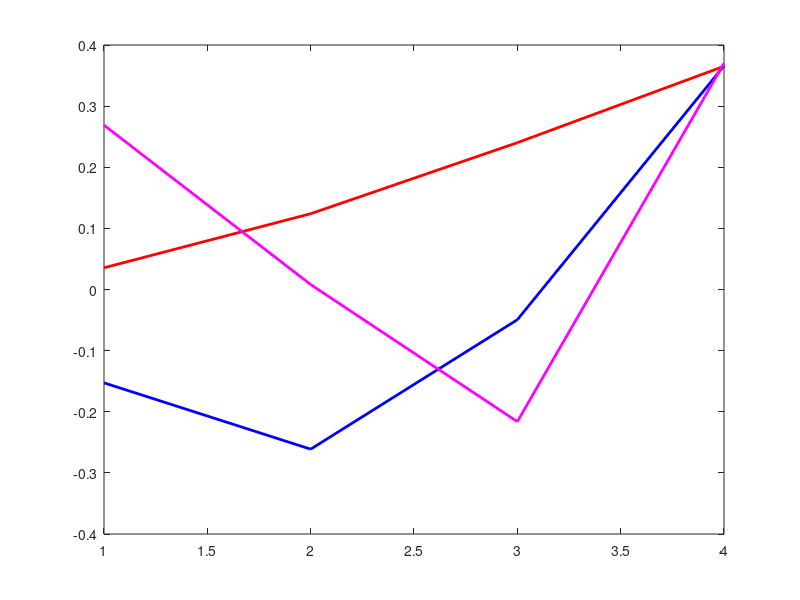

Here is the MATLAB script that generated this plot:
clear
%Material properties
den = 3000;
wd = 0.1;
ht = 0.2;
len = 0.5;
area = wd * ht;
E = 10^10;
I = (len*wd^3)/12;
n=input('Enter no of nodes :');
l = len/(n-1);
%Stiffness matrix and Mass matrix
M1 = (den*l*area/420)*[156 22*l 54 -13*l;22*l 4*l*l 13*l -3*l*l;54 13*l 156 -22*l;-13*l -3*l*l -22*l 4*l*l];
K1 = (E*I/l^3)*[12 6*l -12 6*l;6*l 4*l*l -6*l 2*l*l;-12 -6*l 12 -6*l;6*l 2*l*l -6*l 4*l*l];
K = zeros(2*n,2*n);
M = zeros(2*n,2*n);
for i=1:2:2*(n-1)
    for j=1:4
        for l=1:4
            K(i+j-1,i+l-1) = K(i+j-1,i+l-1) + K1(j,l); %Stiffness matrix
            M(i+j-1,i+l-1) = M(i+j-1,i+l-1) + M1(j,l); %Mass matrix
        end
    end
end
%boundary conditions
    K(1,:)=[];
    K(1,:)=[]; % Second row
    K(:,1)=[];
    K(:,1)=[]; % Second column
    M(1,:)=[];
    M(1,:)=[]; % Second row
    M(:,1)=[];
    M(:,1)=[]; % Second column 
    %Eigen values
   [A,D] = eig(K,M);
   w = sqrt(D);
   f = w/(2*pi);
   fprintf('Freq =');
   disp(f(1,1));    %frequency
   if (size(A,1)/2 ~= 1)
        for i=1:(size(A,1)/2)
        X(i,1)=A(2*i-1,1);
        X(i,2)=A(2*i-1,2);
        X(i,3)=A(2*i-1,3);
        end
   plot(X(:,1),'red','lineWidth',2); hold on;
   plot(X(:,2),'blue','lineWidth',2); hold on;
   plot(X(:,3),'magenta','lineWidth',2);
   else
       for i=1:(size(A,1)/2);
        X(i,1)=A(2*i-1,1);
        X(i,2)=A(2*i-1,2);
       end
   plot(X(:,1),'red','lineWidth',2); hold on;
   plot(X(:,2),'blue','lineWidth',2);
   end
  